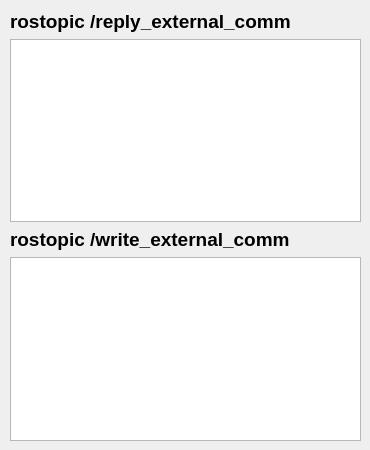
    <widget class="QWidget" name="tab_state">
     <attribute name="title">
      <string>State</string>
     </attribute>
     <widget class="QWidget" name="verticalLayoutWidget_4">
      <property name="geometry">
       <rect>
        <x>10</x>
        <y>10</y>
        <width>351</width>
        <height>431</height>
       </rect>
      </property>
      <layout class="QVBoxLayout" name="verticalLayout_4">
       <item>
        <widget class="QLabel" name="label_rostopic_pub_list">
         <property name="font">
          <font>
           <pointsize>14</pointsize>
           <weight>75</weight>
           <bold>true</bold>
          </font>
         </property>
         <property name="text">
          <string>rostopic /reply_external_comm</string>
         </property>
        </widget>
       </item>
       <item>
        <widget class="QTableView" name="tableView_pub">
         <property name="font">
          <font>
           <pointsize>13</pointsize>
          </font>
         </property>
         <property name="selectionMode">
          <enum>QAbstractItemView::MultiSelection</enum>
         </property>
         <property name="selectionBehavior">
          <enum>QAbstractItemView::SelectRows</enum>
         </property>
        </widget>
       </item>
       <item>
        <widget class="QLabel" name="label_rostopic_echo_list">
         <property name="font">
          <font>
           <pointsize>14</pointsize>
           <weight>75</weight>
           <bold>true</bold>
          </font>
         </property>
         <property name="text">
          <string>rostopic /write_external_comm</string>
         </property>
        </widget>
       </item>
       <item>
        <widget class="QTableView" name="tableView_echo">
         <property name="font">
          <font>
           <pointsize>13</pointsize>
          </font>
         </property>
         <property name="selectionMode">
          <enum>QAbstractItemView::MultiSelection</enum>
         </property>
         <property name="selectionBehavior">
          <enum>QAbstractItemView::SelectRows</enum>
         </property>
        </widget>
       </item>
      </layout>
     </widget>
    </widget>
